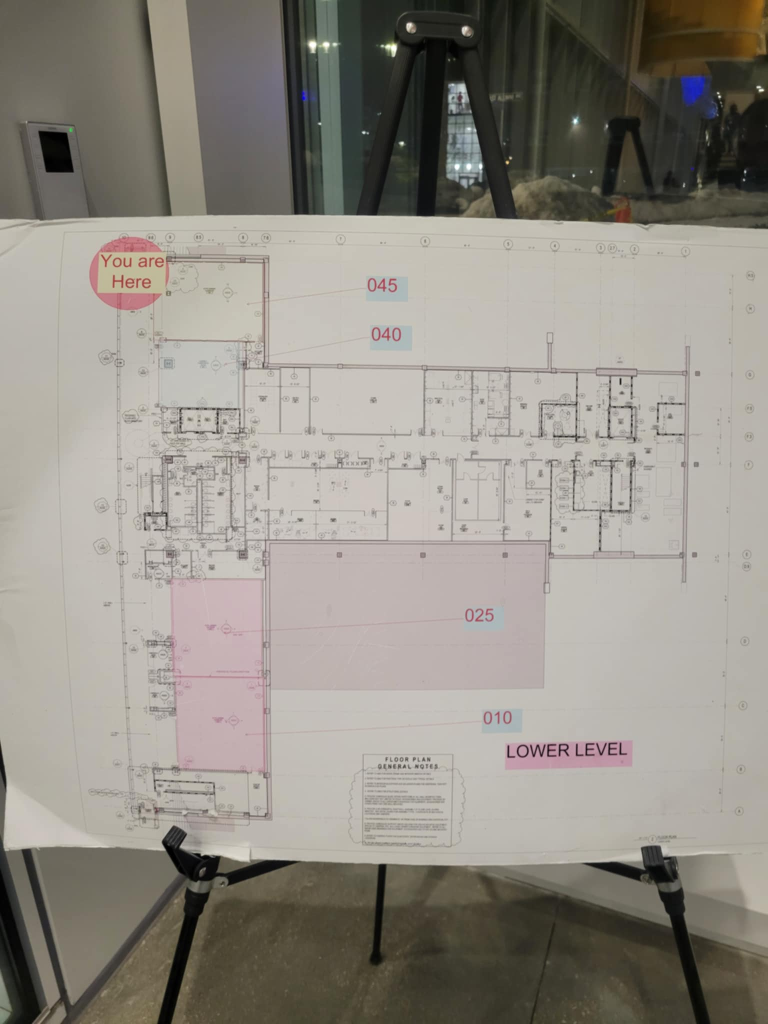
#> input picture lower_level.jpg, 1536 x 2048 px, found by its file name (shown at 1/2 size)
$ python nodes.py
#> lines starting #> are read from the running program, lines starting #| are printed output that depends on the picture

import csv
import json
from PIL import Image

# ── Config ─────────────────────────────────────────────────────────────────
IMAGE_PATH = r"C:\Users\adity\Downloads\navigrid\navigrid\lower_level.jpg"
CSV_PATH   = r"C:\Users\adity\Downloads\navigrid\navigrid\lower_level_annotations.csv"

# ── Load annotations and convert to nodes ─────────────────────────────────
def load_nodes(csv_path, image_path):
    nodes = []
    img   = Image.open(image_path)
#> img is the input picture: PIL image 1536x2048 RGB; mean R, G, B 146.2, 141.6, 133.4
    aw, ah = img.size
#> aw = 1536; ah = 2048

    with open(csv_path, "r") as f:
#> (reads lower_level_annotations.csv from the repository)
        reader = csv.DictReader(f)
        for row in reader:
            # Scale coordinates to actual image size
            sx = aw / int(row["image_width"])
            sy = ah / int(row["image_height"])

            x  = int(int(row["bbox_x"])      * sx)
            y  = int(int(row["bbox_y"])      * sy)
            w  = int(int(row["bbox_width"])  * sx)
            h  = int(int(row["bbox_height"]) * sy)

            # Center of the bounding box = node position
            cx = x + w // 2
            cy = y + h // 2

            node = {
                "id":   row["label_name"],  # ID comes from annotation label
                "x":    cx,
                "y":    cy,
                "x1":   x,
                "y1":   y,
                "x2":   x + w,
                "y2":   y + h,
            }
            nodes.append(node)
            print(f"  ✅ Node: {node['id']} → ({cx}, {cy})")

    return nodes

# ── Main ───────────────────────────────────────────────────────────────────
print("📐 Loading nodes from annotations...")
nodes = load_nodes(CSV_PATH, IMAGE_PATH)

print(f"\n✅ Total nodes: {len(nodes)}")
#| ✅ Total nodes: 7

# Save to JSON
with open("nodes.json", "w") as f:
    json.dump({"nodes": nodes}, f, indent=4)

print("✅ Saved to nodes.json")

from PIL import ImageDraw

# ── Show nodes on image ────────────────────────────────────────────────────
def visualize(image_path, nodes):
    img  = Image.open(image_path).convert("RGB")
    draw = ImageDraw.Draw(img, "RGBA")

    for node in nodes:
        cx, cy = node["x"], node["y"]
        x1, y1, x2, y2 = node["x1"], node["y1"], node["x2"], node["y2"]

        # Draw box
        draw.rectangle([x1, y1, x2, y2], fill=(52, 152, 219, 60), outline=(52, 152, 219, 255), width=3)
        # Draw center dot
        draw.ellipse([cx-10, cy-10, cx+10, cy+10], fill=(231, 76, 60, 255))
        # Draw label
        draw.rectangle([x1, y1-22, x1+len(node["id"])*8, y1], fill=(52, 152, 219, 200))
        draw.text((x1+4, y1-20), node["id"], fill="white")

    img.save("nodes_output.jpeg")
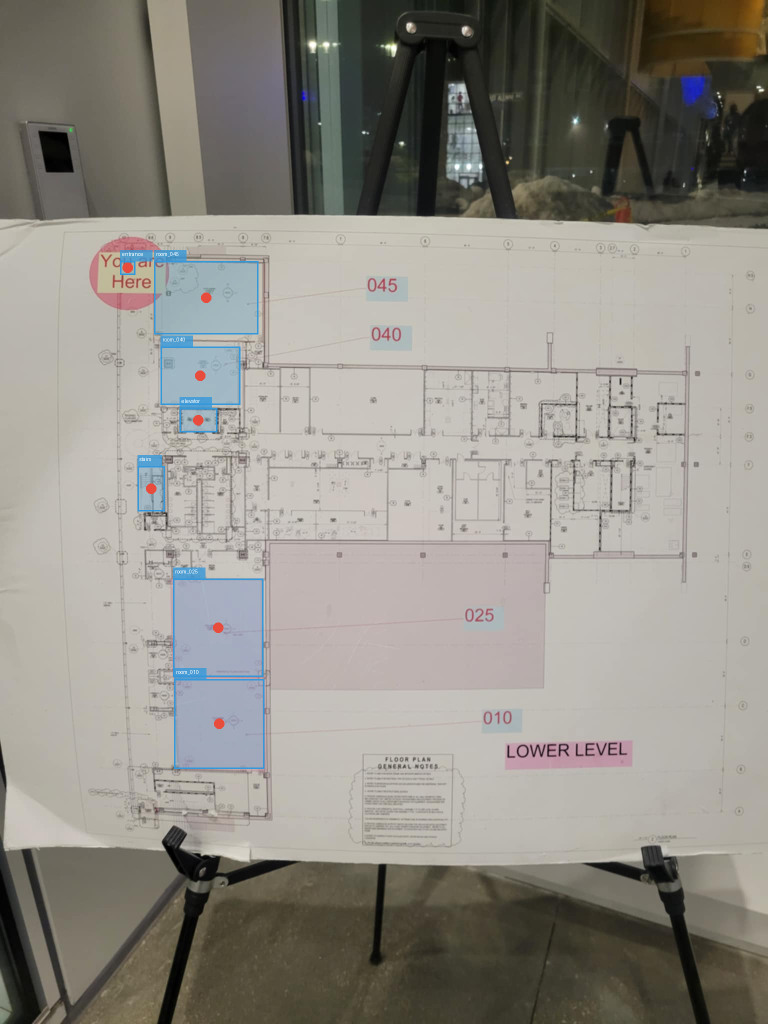
#> saved as nodes_output.jpeg: PIL image 1536x2048 RGB (shown at 1/2 size); mean R, G, B 144.4, 141.2, 134
    img.show()
    print("✅ Saved nodes_output.jpeg")

visualize(IMAGE_PATH, nodes)
